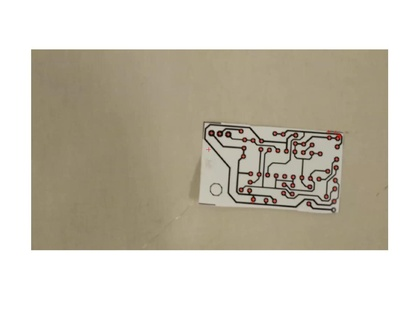
%> input picture Images/img002.jpg, 420 x 315 px, shrunk from 1200 x 900 before the run; its folder holds only this picture in this run
$ octave --eval "Trace;"   (GNU Octave 9; MATLAB toolbox functions it lacks are replaced by stand-ins)
%> lines starting %> are read from the running program, lines starting %| are printed output that depends on the picture; in (x1, y1, x2, y2) boxes, pixels count from 0 and x2, y2 are one past the last pixel; in counts of white or black regions, pixels touching at a corner belong together; the program's own positions count from 1
function Trace()
    VideoIn = input('Ingresa ruta y nombre de video:','s');
%> the answer given: Images/img002.jpg
    VideoOut = ['Final-',VideoIn];
    ruta=what;
    mkdir Images;
    system(['ffmpeg -i ',VideoIn,' ',ruta.path,'\Images\img%3d.jpg']);
    cd Images;
    a=dir;
    %mkdir FINAL;
    fin=size(a);
    for i=3:fin(1)
        ['procesando... ',a(i).name]
        x=imread(a(i).name);
%> x is the input picture: size 315x420x3 uint8; mean R, G, B 202.4, 196.6, 183.2
        y=imread(a(i).name);
        x=rgb2gray(x);
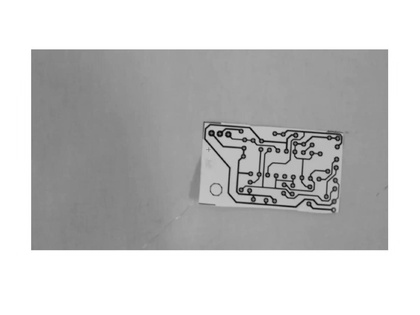
%> x: size 315x420 uint8; min 6, max 255, mean 196.8
        X = (x >= 128).* 255;
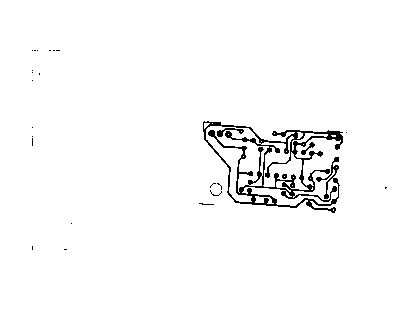
%> X: size 315x420 double; 97.6% white; black in thin lines or dots, all inside (x1, y1, x2, y2) = (32, 50, 387, 250)
        %seccion apertura y cierre
        se = strel('ball',5,5);
        X = imclose(imopen( X,se),se);
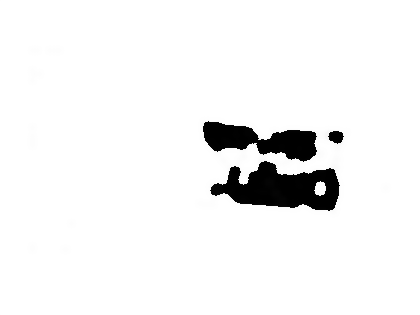
%> X: size 315x420 double; min 0, max 255, mean 242.4
        %seccion detectar formas
        imageR=bwlabel(X,8);
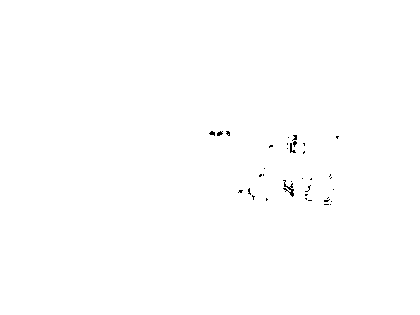
%> imageR: size 315x420 double; values 0 (black) and 1 (white), 99.8% white; black in thin lines or dots, all inside (x1, y1, x2, y2) = (209, 131, 339, 205)
        TopeOBJ = max(max(imageR));
%> TopeOBJ = 1
        %detectar centros de visionmatlab
        %s=imfeature(imageR,'Centroid');
        s= regionprops(imageR,'Centroid');
%> s = 1 region; Centroid: [210.3 158]
        %%seccion de marcado
        imshow(y);
        hold on
        for j=1:TopeOBJ
            objeto=fix(s(j).Centroid);
             plot(objeto(1),objeto(2),'r+')
        end
%> this loop made 1 pass
%> objeto on pass 1: [210 157]
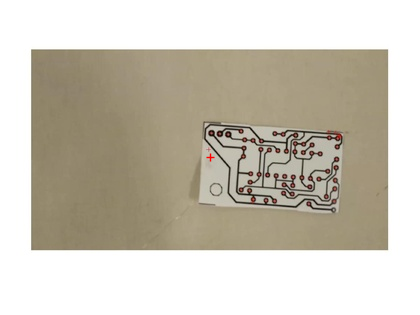
%> figure redrawn from the program's plot data
        hold off
        saveas(gcf,a(i).name);
        close Figure 1;
        %finaliza marcado por imagen
        %imwrite(X,['FINAL\',a(i).name],'jpg');
    end
%> pass 2 of the loop in Trace, `for i=3:fin(1)`:
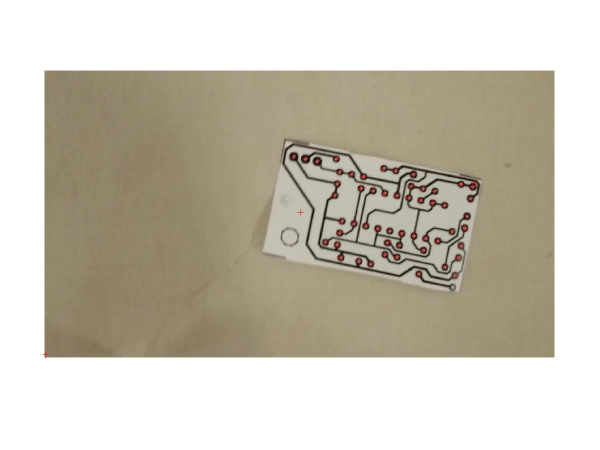
%> input picture Images/img030.jpg, 1200 x 900 px (shown at 1/2 size)
%> in Trace, x is the input picture: size 900x1200x3 uint8; mean R, G, B 201.9, 195.9, 182.2
%> x: size 900x1200 uint8
%> in Trace, `imageR=bwlabel(X,8);`:
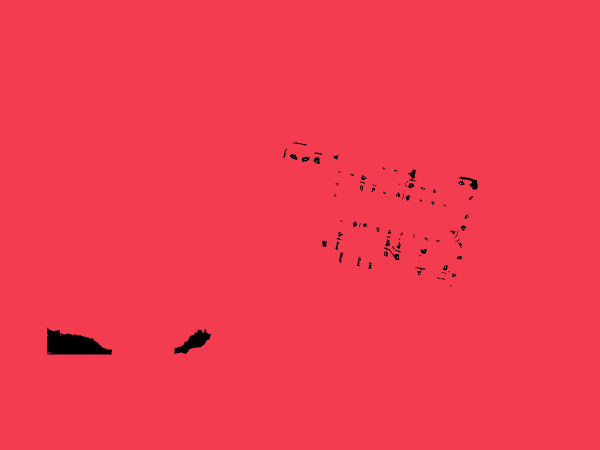
%> imageR: size 900x1200 double (shown at 1/2 size); 63 distinct labels, from 0 to 62; one colour per label, 0 black
%> TopeOBJ = 62
%> s = 62 regions; first 5, Centroid: [602.1 449.3], [96 671], [96 699], [104 705], [587 315.5]
%> the loop in Trace, `for j=1:TopeOBJ` made 62 passes
%> objeto on passes 1 to 8: [602 449], [96 671], [96 699], [104 705], [587 315], [589 312], [589 315], [610 319]
%> after the loop in Trace, `for j=1:TopeOBJ`:
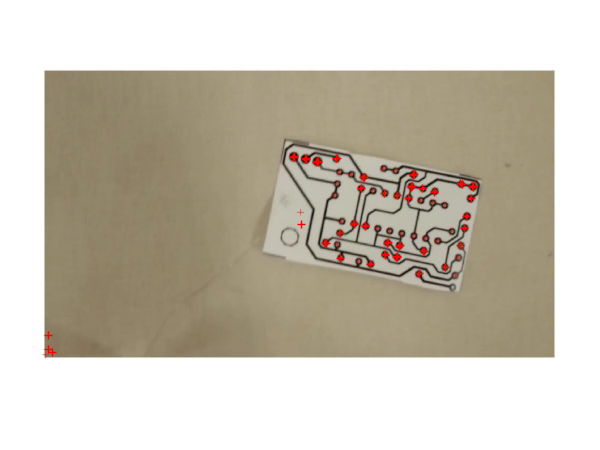
%> figure redrawn from the program's plot data; shown at 1/2 size
%> pass 3 of the loop in Trace, `for i=3:fin(1)`:
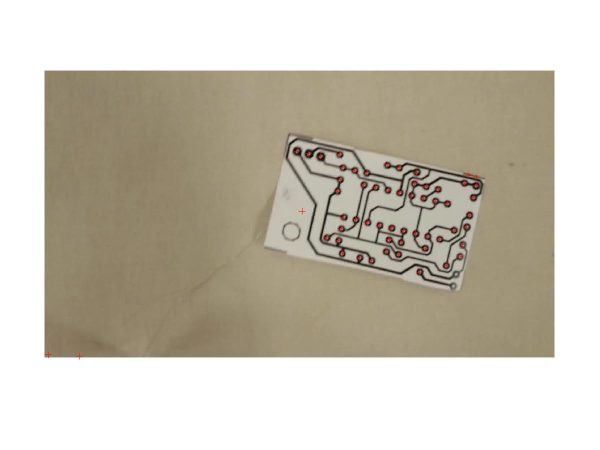
%> input picture Images/img032.jpg, 1200 x 900 px (shown at 1/2 size)
%> in Trace, x is the input picture: size 900x1200x3 uint8; mean R, G, B 201.7, 195.6, 182.1
%> x: size 900x1200 uint8
%> in Trace, `imageR=bwlabel(X,8);`:
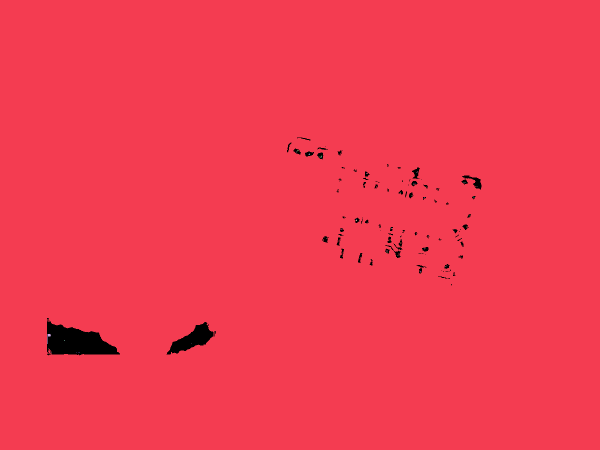
%> imageR: size 900x1200 double (shown at 1/2 size); 61 distinct labels, from 0 to 60; one colour per label, 0 black
%> TopeOBJ = 60
%> s = 60 regions; first 5, Centroid: [603.1 448.7], [97.8 674.3], [97 697], [104 705], [129 681.5]
%> the loop in Trace, `for j=1:TopeOBJ` made 60 passes
%> objeto on passes 1 to 8: [603 448], [97 674], [97 697], [104 705], [129 681], [154 705], [158 705], [160 705]
%> after the loop in Trace, `for j=1:TopeOBJ`:
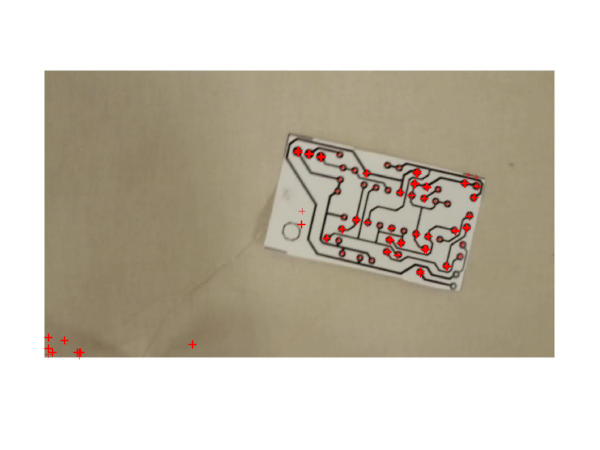
%> figure redrawn from the program's plot data; shown at 1/2 size
%> the loop made 4 passes; the first 3 are shown
    %recreamos el video
    system(['ffmpeg -f image2 -i img%3d.jpg ','..\',VideoOut]);
    cd ..;
